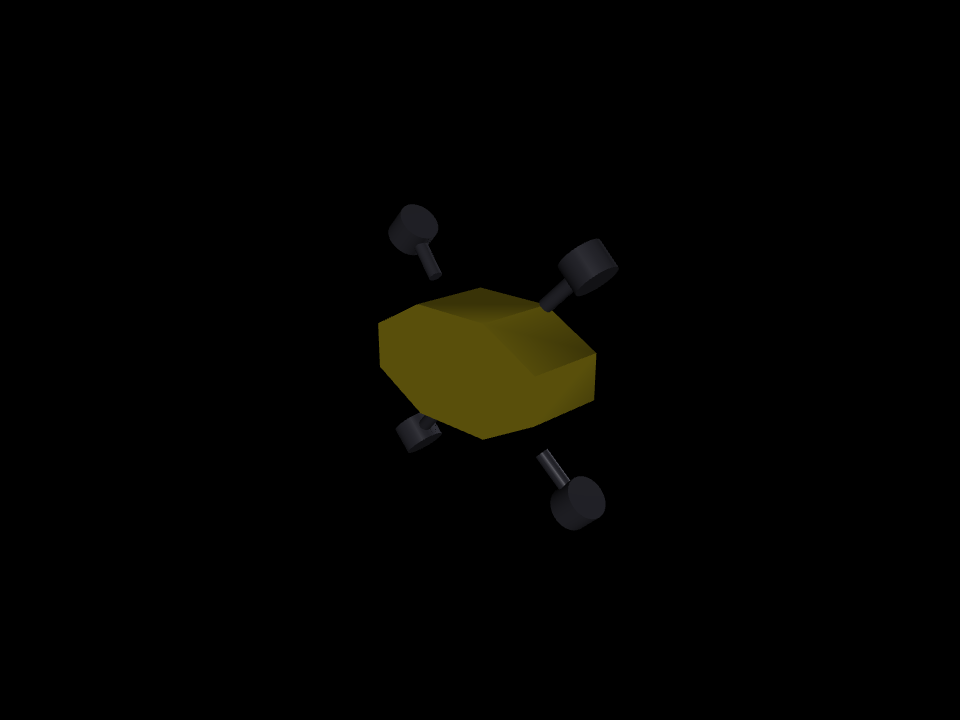
#> input picture media/umiusi_corner.png, 960 x 720 px; its folder holds only this picture in this run
$ python -i hough_detector.py   (imports and definitions only)
#> lines starting #> are read from the running program, lines starting #| are printed output that depends on the picture; after the words box and inside, x2 and y2 are one past the last pixel; in counts of white or black regions, pixels touching at a corner belong together
### src/umiusi_perception/balloon_detector.py
"""Classical-CV balloon detector for the onboard front camera (phase 5b).

Pipeline (deliberately lightweight and replaceable):

    RGB frame ─▶ HSV ─▶ per-colour threshold masks ─▶ connected components
              ─▶ filter tiny/oversize/sliver blobs ─▶ one ``Detection`` per surviving blob
              ─▶ (optional) reject water-surface reflections

Each Detection carries the balloon COLOUR ("red"/"yellow"/"blue"), its scoring ``points``,
the image ``bbox``/``centroid``/``area_px``, a ``bearing`` (azimuth + elevation, radians) from
the pixel offset vs. the camera optic axis, an estimated ``range_m``, a ``confidence``, and the
blob's mean saturation/value (used by the reflection filter).

Geometry — pinhole from the MuJoCo camera (square pixels, vertical field-of-view ``fovy``):

    fy = (H / 2) / tan(fovy / 2)          # focal length in pixels (vertical)
    fx = fy                               # square pixels
    cx, cy = W / 2, H / 2                 # image centre (optic axis)
    bearing_az = atan2(u - cx, fx)        # +right of the optic axis
    bearing_el = atan2(cy - v, fy)        # +above the optic axis (image v grows downward)
    range_m   = BALLOON_DIAMETER_M * fx / apparent_pixel_diameter

The MuJoCo camera looks down its local -Z with +Y as image-up; here we work purely in image
space, so those conventions only matter for the world->pixel projection used to VALIDATE the
detector against ground truth (see ``tools/perception_demo.py``), not for detection itself.

The apparent pixel diameter is the mean of the blob's bbox width and height. This assumes a
roughly circular (unoccluded, isolated) balloon silhouette; occlusion or two overlapping
same-colour balloons merge into one blob and bias the range/centroid (documented limitation).

Colour PROFILES
---------------
Colour thresholds are passed in as a profile so the detector serves two very different image
domains without one regressing the other:

* ``SIM_THRESHOLDS`` (default) — tuned to the sim's clean, saturated balloon renders. Do NOT
  change these: ``tools/perception_demo`` is the regression guard for them.
* ``REAL_THRESHOLDS`` — calibrated data-drivenly from a labelled real underwater dataset (see
  the block above the definition for exactly how the windows were derived). Underwater the
  colours shift hard: yellow balloons read *green* (H~90-160), blue reads cyan and overlaps the
  pool water almost completely, and red is heavily attenuated to a dark, desaturated maroon.
"""

from __future__ import annotations

from dataclasses import dataclass

import numpy as np
from scipy import ndimage

# --- physical / camera constants ---------------------------------------------
# Balloon spheres are BALLOON_RADIUS = 0.10 m (see competition_balloon.py) -> 0.20 m diameter.
BALLOON_DIAMETER_M = 0.20

# --- colour thresholds (HSV; H in [0,360), S and V in [0,1]) ------------------
# SIM profile: tuned to the sim renders (measured balloon centres: red H~0, yellow H~52,
# blue H~227, all S~0.7-0.8, V~0.5-0.6). Each entry is (hue_ranges, s_min, v_min); hue wraps
# at 360. This is the DEFAULT and must stay unchanged (perception_demo is its regression guard).
SIM_THRESHOLDS = {
    # red wraps around 0deg, so two hue windows.
    "red": {"hue": [(0.0, 20.0), (340.0, 360.0)], "s_min": 0.35, "v_min": 0.20},
    "yellow": {"hue": [(38.0, 72.0)], "s_min": 0.35, "v_min": 0.20},
    # start blue window ABOVE the pool-water cyan (~190-210 deg) to avoid scenery false positives.
    "blue": {"hue": [(205.0, 260.0)], "s_min": 0.40, "v_min": 0.18},
}

# REAL profile — DATA-DRIVEN calibration. Method: for every GT box in the train split we sampled
# the HSV of the box's central 50% (excludes rim/tether/edges), dropped specular highlights
# (V>0.9 & S<0.15) and near-black rim (V<0.06), and read robust percentiles of H/S/V per colour.
# We also sampled pool water/background (pixels >8px outside every box) to set the blue floors
# high enough to reject most water. Derived windows (train, ~1.1M px; see the report):
#
#   colour  |  balloon H (5-95%)   S (med)  V (med) | how it reads underwater
#   --------+----------------------+-----------------+-------------------------
#   red     |  344-358 & 0-15      |  0.30   |  0.70 | dark, DESATURATED maroon (red attenuates)
#   yellow  |  97-160 (green!)     |  0.50   |  1.00 | bright yellow-GREEN
#   blue    |  188-220 (cyan)      |  0.90   |  0.90 | cyan — overlaps pool water almost entirely
#
# Water/background: H 163-213 (median 187), S up to 1.0 at the 95th pct. => hue cannot separate
# blue balloons from water, and even S only partly can. The final windows below were then swept on
# the train split against GT IoU to trade FP against recall (see tools/perception_eval and the
# report). The blue window is deliberately tight + HIGH s_min/v_min: that alone cut the blue
# false-positive flood from ~740 to ~120 on train (recall ~0.17) — colour cannot do better against
# same-colour water, so blob shape/size caps (``max_area_frac``, fill ratio) mop up the rest.
REAL_THRESHOLDS = {
    # attenuated maroon: hue is still red, but saturation collapses to ~0.3, so a LOW s_min. Red
    # underwater is close to invisible; this window is permissive and still only recovers ~7%.
    "red": {"hue": [(0.0, 15.0), (335.0, 360.0)], "s_min": 0.15, "v_min": 0.15},
    # yellow reads GREEN underwater; window sits in the greens, clear of the cyan water at 180+.
    "yellow": {"hue": [(90.0, 160.0)], "s_min": 0.35, "v_min": 0.55},
    # cyan, sitting right on top of the water distribution -> a TIGHT hue + high S/V does the
    # separating (loses recall, but this is what cuts the water flood).
    "blue": {"hue": [(188.0, 212.0)], "s_min": 0.90, "v_min": 0.65},
}

# Back-compat alias (was the module-level name before profiles were introduced).
COLOUR_THRESHOLDS = SIM_THRESHOLDS

# Colour -> scoring points (competition rule; mirrors BALLOON_SPECS in competition_balloon.py).
COLOUR_POINTS = {"red": 30, "yellow": 10, "blue": -10}

# --- blob filtering -----------------------------------------------------------
MIN_AREA_PX = 40          # drop specks / anti-aliasing fringe; ~7px-diameter blob
MIN_FILL_RATIO = 0.35     # blob_area / bbox_area; a solid disc is ~pi/4 = 0.785, reject slivers


@dataclass
class Detection:
    """One detected balloon in a single frame."""

    colour: str                       # "red" | "yellow" | "blue"
    points: int                       # scoring value of that colour
    bbox: tuple[int, int, int, int]   # (u0, v0, u1, v1) inclusive-exclusive pixel box
    centroid: tuple[float, float]     # (u, v) blob centroid in pixels
    area_px: int                      # number of masked pixels in the blob
    bearing: tuple[float, float]      # (azimuth, elevation) in RADIANS, vs. optic axis
    range_m: float                    # estimated distance to the balloon centre [m]
    confidence: float                 # heuristic 0..1 (blob circularity/fill)
    mean_s: float = 0.0               # mean HSV saturation of the blob (for reflection filter)
    mean_v: float = 0.0               # mean HSV value/brightness of the blob (for reflection filter)
    is_reflection: bool = False       # flagged True by the reflection filter (kept for inspection)


def rgb_to_hsv(rgb: np.ndarray) -> np.ndarray:
    """Vectorised RGB(uint8/float) -> HSV. Returns float array, H in [0,360), S,V in [0,1].

    Pure-numpy (no OpenCV dependency) so the detector needs only scipy for labelling.
    """
    rgb = np.asarray(rgb, dtype=np.float32)
    if rgb.max() > 1.0:
        rgb = rgb / 255.0
    r, g, b = rgb[..., 0], rgb[..., 1], rgb[..., 2]
    mx = np.max(rgb, axis=-1)
    mn = np.min(rgb, axis=-1)
    d = mx - mn
    safe = np.where(d == 0, 1.0, d)  # avoid div-by-zero; hue is 0 where d==0 anyway

    h = np.zeros_like(mx)
    r_is_max = (mx == r) & (d > 0)
    g_is_max = (mx == g) & (d > 0) & ~r_is_max
    b_is_max = (mx == b) & (d > 0) & ~r_is_max & ~g_is_max
    h = np.where(r_is_max, ((g - b) / safe) % 6.0, h)
    h = np.where(g_is_max, (b - r) / safe + 2.0, h)
    h = np.where(b_is_max, (r - g) / safe + 4.0, h)
    h = (h * 60.0) % 360.0

    s = np.where(mx == 0, 0.0, d / np.where(mx == 0, 1.0, mx))
    v = mx
    return np.stack([h, s, v], axis=-1)


def _colour_mask(hsv: np.ndarray, spec: dict) -> np.ndarray:
    """Boolean mask of pixels matching one colour spec (hue windows + s/v floors)."""
    h, s, v = hsv[..., 0], hsv[..., 1], hsv[..., 2]
    hue_ok = np.zeros(h.shape, dtype=bool)
    for lo, hi in spec["hue"]:
        hue_ok |= (h >= lo) & (h <= hi)
    return hue_ok & (s >= spec["s_min"]) & (v >= spec["v_min"])


def _pinhole(height: int, width: int, fovy_deg: float):
    """Return (fx, fy, cx, cy) for a square-pixel pinhole with vertical FOV ``fovy_deg``."""
    fy = (height / 2.0) / np.tan(np.radians(fovy_deg) / 2.0)
    fx = fy
    return fx, fy, width / 2.0, height / 2.0


# [124 lines left out: functions _reject_reflections, detect_balloons, not called in this run]

### src/umiusi_perception/hough_detector.py
"""Shape-based (Hough-circle) balloon detector — an EXPERIMENT complementing the colour detector.

Motivation
----------
Underwater, colour thresholding hits a physical wall (see ``balloon_detector``'s REAL profile
notes): red light attenuates within a metre or two so red balloons read as a dark, desaturated
maroon that the colour path barely recovers (~7% recall), and blue balloons are almost the same
cyan as the pool water, so the colour path can only separate them with a tight/high-S window that
throws away recall. Colour is running out of signal.

Shape is a second, independent cue: balloons are round, so their circular silhouette against the
water may survive where colour fails — a faint red balloon can still have a detectable circular
edge. This module runs ``cv2.HoughCircles`` to find those silhouettes, then assigns each circle a
colour by sampling the HSV *inside* it against the same REAL_THRESHOLDS windows the colour
detector uses, so the outputs are directly comparable / mergeable with ``detect_balloons``.

It is deliberately classical and Pi4-light: one grayscale conversion, one blur, one Hough call,
and a cheap per-circle HSV vote. No learning, no GPU. (The learned path B — a small detector CNN —
is the alternative if neither colour nor shape clears the bar; this quantifies how far classical
shape gets first.)

Pipeline
--------
    RGB ─▶ single channel (gray / value / …) ─▶ (optional CLAHE) ─▶ blur
        ─▶ cv2.HoughCircles ─▶ per circle: sample inner-disc HSV, vote a colour vs REAL_THRESHOLDS
        ─▶ Detection(colour, bbox=circle's square, centroid, area=πr², bearing, range, confidence)

Combining with colour (see ``detect_combined``)
    * RECOVER: add round-and-coloured circles the colour path missed (aimed at red).
    * CONFIRM: optionally keep only colour blobs that coincide with a circle (round AND coloured),
      trading recall for precision (fewer water/tile false positives).

Tuning (all exposed as named constants below, set from the dataset GT box sizes)
    On this dataset GT balloon *radii* run ~13 px (5th pct) to ~94 px (95th pct), median ~28 px,
    with a long tail of close-up balloons up to ~300 px. MIN_RADIUS/MAX_RADIUS cover the bulk
    (13–95 px, widened a little); the giant close-ups are intentionally out of range (Hough on a
    600 px disc is slow and the colour path already sees those big blobs). Balloons image slightly
    egg-shaped (median w/h ≈ 0.8), so HOUGH_GRADIENT_ALT with a forgiving ``param2`` is used — it
    scores partial/imperfect circles better than the classic accumulator.
"""

from __future__ import annotations

import cv2
import numpy as np

from umiusi_perception.balloon_detector import (
    BALLOON_DIAMETER_M,
    COLOUR_POINTS,
    REAL_THRESHOLDS,
    Detection,
    _colour_mask,
    _pinhole,
    rgb_to_hsv,
)

# --- Hough configuration (named + tunable; derived from GT box sizes, see module docstring) ----
# Which single channel to run edge/gradient detection on. Underwater, red attenuates but a faint
# brightness edge usually survives, so plain luminance ("gray") is the most reliable silhouette
# cue; "value" (HSV V) is near-identical, "sat"/"red"/"blue" are offered for experiments.
HOUGH_CHANNEL = "gray"                 # "gray" | "value" | "sat" | "red" | "green" | "blue"
USE_CLAHE = True                       # local contrast boost — lifts faint (esp. red) edges cheaply
CLAHE_CLIP = 2.0
CLAHE_GRID = 8
BLUR_KSIZE = 5                         # median blur kernel (odd); kills speckle without eating edges

# HOUGH_GRADIENT_ALT is more robust to noise/partial circles than the classic accumulator.
HOUGH_METHOD = "gradient_alt"          # "gradient_alt" | "gradient"
HOUGH_DP = 1.5                         # inverse accumulator resolution
MIN_RADIUS = 10                        # ~GT 5th-pct radius (13 px), a touch lower
MAX_RADIUS = 100                       # ~GT 95th-pct radius (94 px); giant close-ups left to colour
MIN_DIST = 24                          # balloons cluster in vertical columns, so allow them close
PARAM1 = 120                           # Canny high threshold (both methods)
# param2: GRADIENT_ALT -> circle "perfectness" 0..1 (lower = accept rougher circles); GRADIENT ->
# accumulator vote threshold (lower = more circles). Underwater edges are soft, so run forgiving.
PARAM2_ALT = 0.4
PARAM2_STD = 30.0

# --- colour assignment (reuse the colour detector's REAL windows) ------------------------------
# Fraction of a circle's inner disc whose HSV must fall inside a colour window to accept that
# colour. Below this the circle is treated as background (uncoloured) and dropped, so a bare Hough
# circle on a tile seam or lane line is not emitted as a phantom balloon.
COLOUR_MIN_FRAC = 0.18
INNER_DISC_FRAC = 0.72                 # sample the inner 72% of the radius (skip the dark rim/edge)

# --- combine tuning ---------------------------------------------------------------------------
# A Hough detection RECOVERS a balloon only if it does not already overlap a colour detection
# (same or any colour) by more than this IoU — otherwise the colour detection is kept.
RECOVER_DEDUP_IOU = 0.3
# For RECOVER we demand a stronger colour vote than for plain hough mode: a recovered balloon is
# added on top of the colour path, so we want it to be confidently coloured, not a marginal circle.
RECOVER_MIN_FRAC = 0.25


def _single_channel(rgb: np.ndarray, channel: str) -> np.ndarray:
    """Return a uint8 single-channel image for Hough, per ``channel``."""
    rgb = np.asarray(rgb)
    if rgb.dtype != np.uint8:
        rgb = np.clip(rgb, 0, 255).astype(np.uint8)
    if channel == "gray":
        return cv2.cvtColor(rgb, cv2.COLOR_RGB2GRAY)
    if channel in ("value", "sat"):
        hsv = cv2.cvtColor(rgb, cv2.COLOR_RGB2HSV)
        return hsv[..., 2] if channel == "value" else hsv[..., 1]
    if channel in ("red", "green", "blue"):
        return rgb[..., {"red": 0, "green": 1, "blue": 2}[channel]]
    raise ValueError(f"unknown HOUGH_CHANNEL {channel!r}")


def _preprocess(rgb: np.ndarray, channel: str) -> np.ndarray:
    """Channel select -> optional CLAHE -> median blur; the image Hough runs its gradient on."""
    img = _single_channel(rgb, channel)
    if USE_CLAHE:
        img = cv2.createCLAHE(clipLimit=CLAHE_CLIP, tileGridSize=(CLAHE_GRID, CLAHE_GRID)).apply(img)
    if BLUR_KSIZE and BLUR_KSIZE >= 3:
        img = cv2.medianBlur(img, BLUR_KSIZE)
    return img


def _run_hough(gray: np.ndarray) -> np.ndarray:
    """Call cv2.HoughCircles with the configured method/params. Returns (N,3) [cx,cy,r] or empty."""
    if HOUGH_METHOD == "gradient_alt":
        method, param2 = cv2.HOUGH_GRADIENT_ALT, PARAM2_ALT
    else:
        method, param2 = cv2.HOUGH_GRADIENT, PARAM2_STD
    circles = cv2.HoughCircles(
        gray, method, dp=HOUGH_DP, minDist=MIN_DIST,
        param1=PARAM1, param2=param2, minRadius=MIN_RADIUS, maxRadius=MAX_RADIUS,
    )
    if circles is None:
        return np.empty((0, 3), dtype=np.float32)
    return circles[0, :, :3].astype(np.float32)


def _vote_colour(hsv: np.ndarray, cx: float, cy: float, r: float,
                 thresholds: dict) -> tuple[str | None, float]:
    """Vote a colour for one circle: fraction of its inner disc matching each REAL colour window;
    return (best_colour, fraction) or (None, best_fraction) if nothing clears COLOUR_MIN_FRAC."""
    H, W = hsv.shape[:2]
    rr = max(1.0, r * INNER_DISC_FRAC)
    x0, x1 = int(max(0, cx - rr)), int(min(W, cx + rr + 1))
    y0, y1 = int(max(0, cy - rr)), int(min(H, cy + rr + 1))
    if x1 <= x0 or y1 <= y0:
        return None, 0.0
    sub = hsv[y0:y1, x0:x1]
    ys, xs = np.ogrid[y0:y1, x0:x1]
    disc = (xs - cx) ** 2 + (ys - cy) ** 2 <= rr * rr
    n = int(disc.sum())
    if n == 0:
        return None, 0.0
    best_col, best_frac = None, 0.0
    for colour, spec in thresholds.items():
        frac = float((_colour_mask(sub, spec) & disc).sum()) / n
        if frac > best_frac:
            best_col, best_frac = colour, frac
    if best_frac < COLOUR_MIN_FRAC:
        return None, best_frac
    return best_col, best_frac


# [23 lines left out: function _circle_to_detection, not called in this run]


def detect_hough(rgb: np.ndarray, fovy_deg: float = 60.0,
                 thresholds: dict = REAL_THRESHOLDS,
                 min_colour_frac: float = COLOUR_MIN_FRAC) -> list[Detection]:
    """Detect balloons by CIRCULAR SILHOUETTE, then assign a colour by inner-disc HSV vote.

    Returns ``Detection`` objects compatible with ``detect_balloons`` (same fields/geometry), so
    they can be evaluated or merged interchangeably. Circles whose inner disc does not match any
    REAL colour window (fraction < ``min_colour_frac``) are dropped as background.
    """
    global COLOUR_MIN_FRAC  # allow the eval to override the accept bar without editing the module
    saved = COLOUR_MIN_FRAC
    COLOUR_MIN_FRAC = min_colour_frac
    try:
        rgb = np.asarray(rgb)
        H, W = rgb.shape[:2]
        hsv = rgb_to_hsv(rgb)
        fx, _fy, cx0, cy0 = _pinhole(H, W, fovy_deg)
        gray = _preprocess(rgb, HOUGH_CHANNEL)
        circles = _run_hough(gray)
        dets: list[Detection] = []
        for cx, cy, r in circles:
            colour, frac = _vote_colour(hsv, cx, cy, r, thresholds)
            if colour is None:
                continue
            dets.append(_circle_to_detection(cx, cy, r, colour, frac, fx, cx0, cy0, H, W))
    finally:
        COLOUR_MIN_FRAC = saved
    dets.sort(key=lambda d: d.area_px, reverse=True)
    return dets


# [52 lines left out: functions _iou, combine, detect_combined, not called in this run]

>>> import cv2
>>> picture = cv2.cvtColor(cv2.imread('../../media/umiusi_corner.png'), cv2.COLOR_BGR2RGB)
>>> result = detect_hough(picture)
#> in rgb_to_hsv, `rgb = np.asarray(rgb, dtype=np.float32)`:
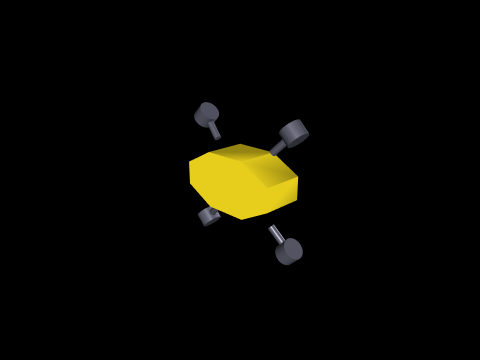
#> rgb: shape (720, 960, 3) float32 (shown at 1/2 size); mean R, G, B 3.3, 3, 0.8; drawn with min black and max white
#> in rgb_to_hsv, `safe = np.where(d == 0, 1.0, d)`:
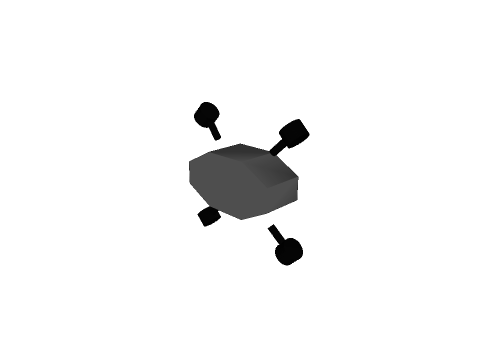
#> safe: shape (720, 960) float32 (shown at 1/2 size); min 0.00392, max 1, mean 0.962
#> in rgb_to_hsv, `r_is_max = (mx == r) & (d > 0)`:
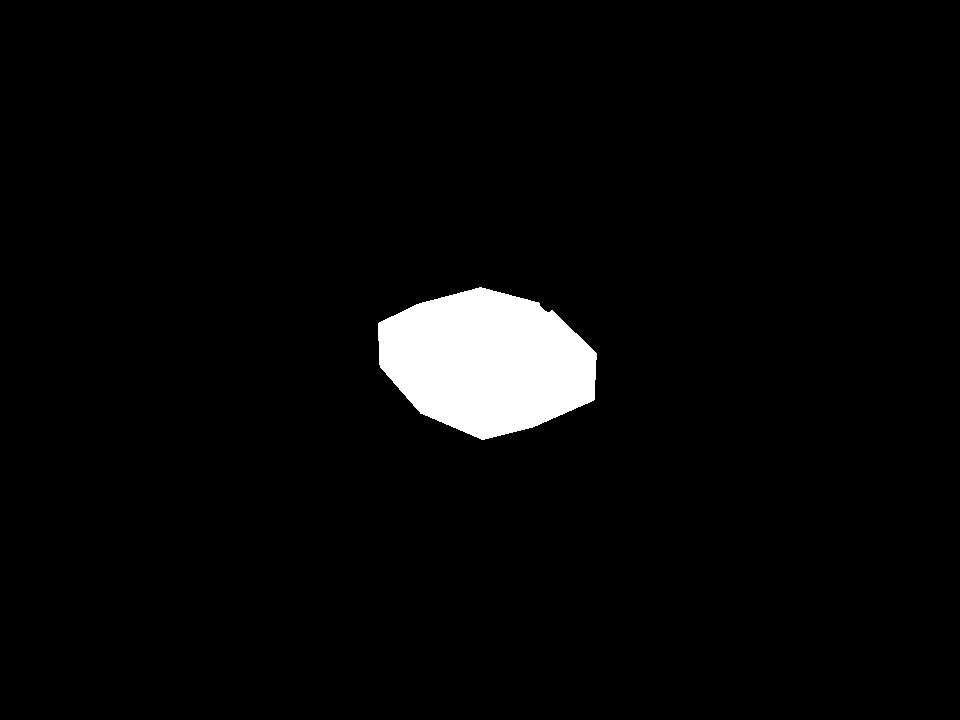
#> r_is_max: shape (720, 960) bool; 3.5% white; 1 white region, box (x1, y1, x2, y2) and area: (378, 287, 597, 440) 24097
#> in rgb_to_hsv, `h = np.where(b_is_max, (r - g) / safe + 4.0, h)`:
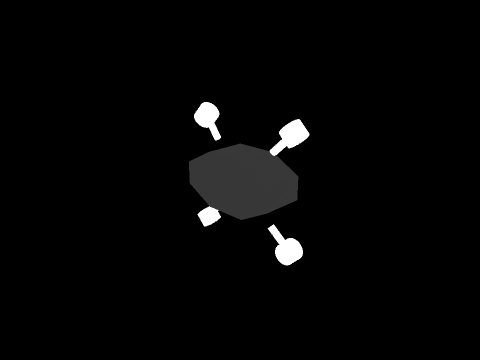
#> h: shape (720, 960) float32 (shown at 1/2 size); min 0, max 4, mean 0.0833; drawn with min black and max white
#> in rgb_to_hsv, `return np.stack([h, s, v], axis=-1)`:
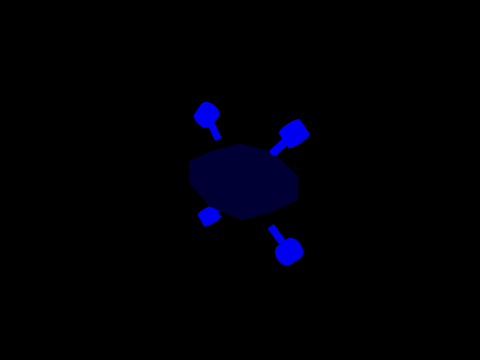
#> returned value: shape (720, 960, 3) float32 (shown at 1/2 size); mean of channels 0, 1, 2 5, 0, 0; drawn as B, G, R
#> in _run_hough, `circles = cv2.HoughCircles( gray, method, dp=HOUGH_DP, minDist=MIN_DIS..`: circles = [[580.5, 499.5, 26.73], [414, 228, 24.12], [412.5, 436.5, 16.3]]
#> the loop in detect_hough, `for cx, cy, r in circles:` made 3 passes
#> (cx, cy, r, rr in _vote_colour, x0 in _vote_colour, x1 in _vote_colour, y0 in _vote_colour, y1 in _vote_colour) on passes 1 to 3: (580.5, 499.5, 26.73, 19.24, 561, 600, 480, 519), (414, 228, 24.12, 17.36, 396, 432, 210, 246), (412.5, 436.5, 16.3, 11.74, 400, 425, 424, 449)
#> pass 1, in _vote_colour, `disc = (xs - cx) ** 2 + (ys - cy) ** 2 <= rr * rr`:
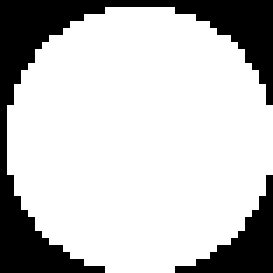
#> disc: shape (39, 39) bool (shown 7 times larger); 76.3% white; 2 black regions, box (x1, y1, x2, y2) and area: (0, 0, 39, 39) 290, (25, 25, 39, 39) 71
#> pass 1, in _colour_mask, `h, s, v = hsv[..., 0], hsv[..., 1], hsv[..., 2]`:
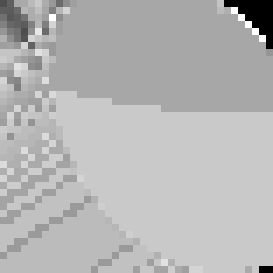
#> s: shape (39, 39) float32 (shown 7 times larger); min 0, max 0.2, mean 0.143; drawn with min black and max white
#> after the loop in detect_hough, `for cx, cy, r in circles:`: dets = []
#> result = []
